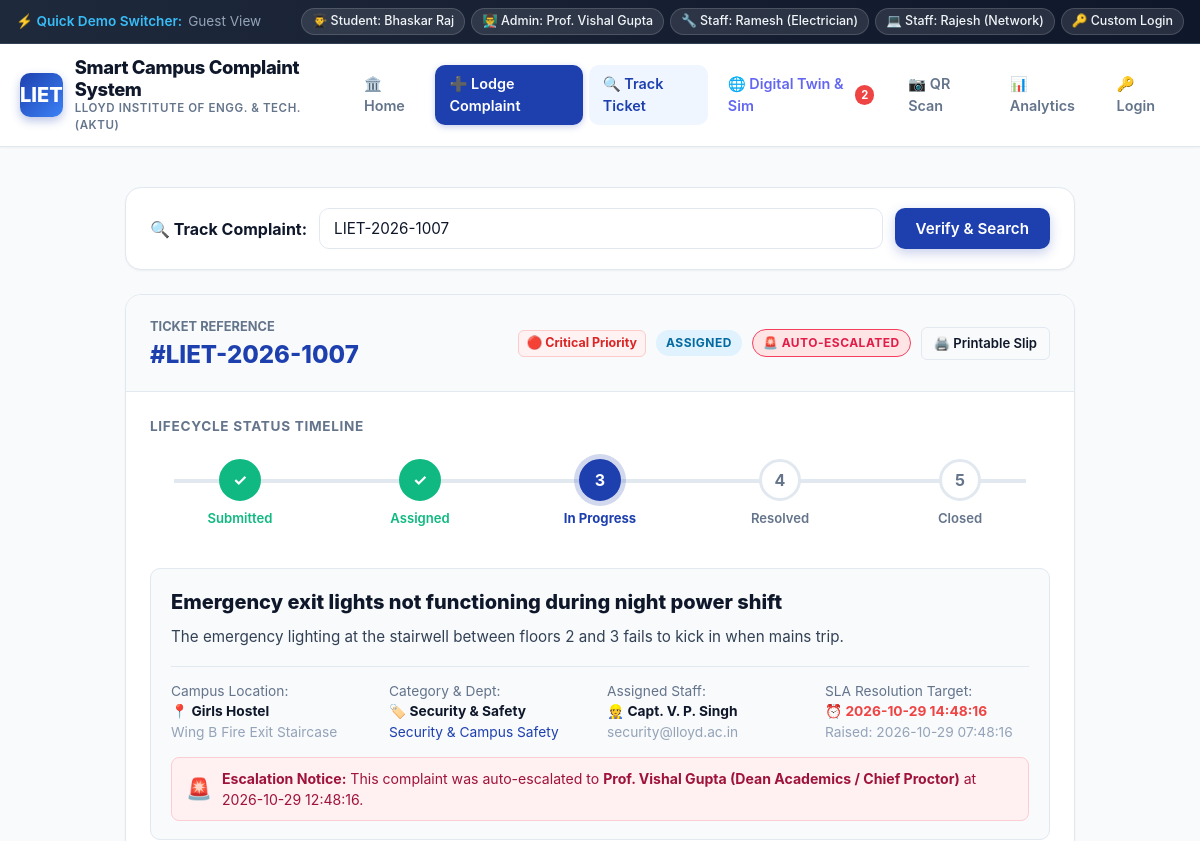
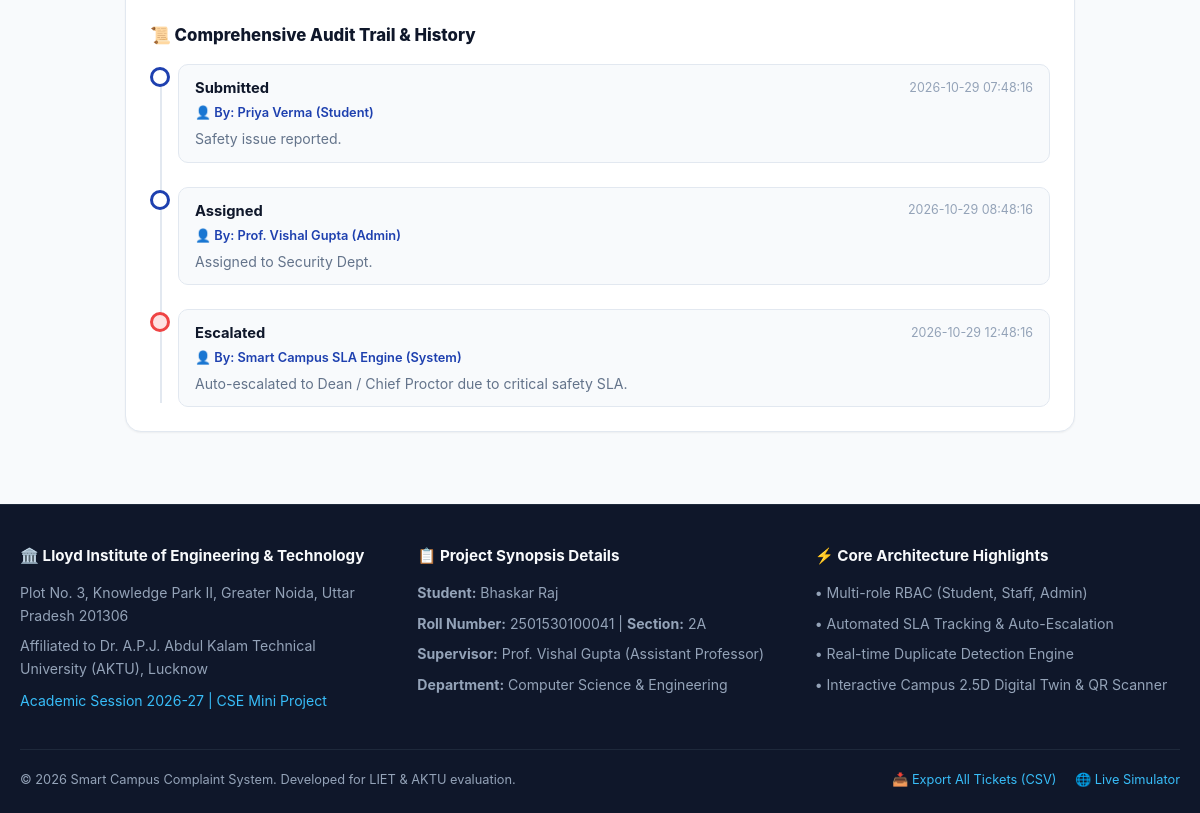
Page /track/LIET-2026-1007 on the earlier database version (2 pictures, top to bottom).
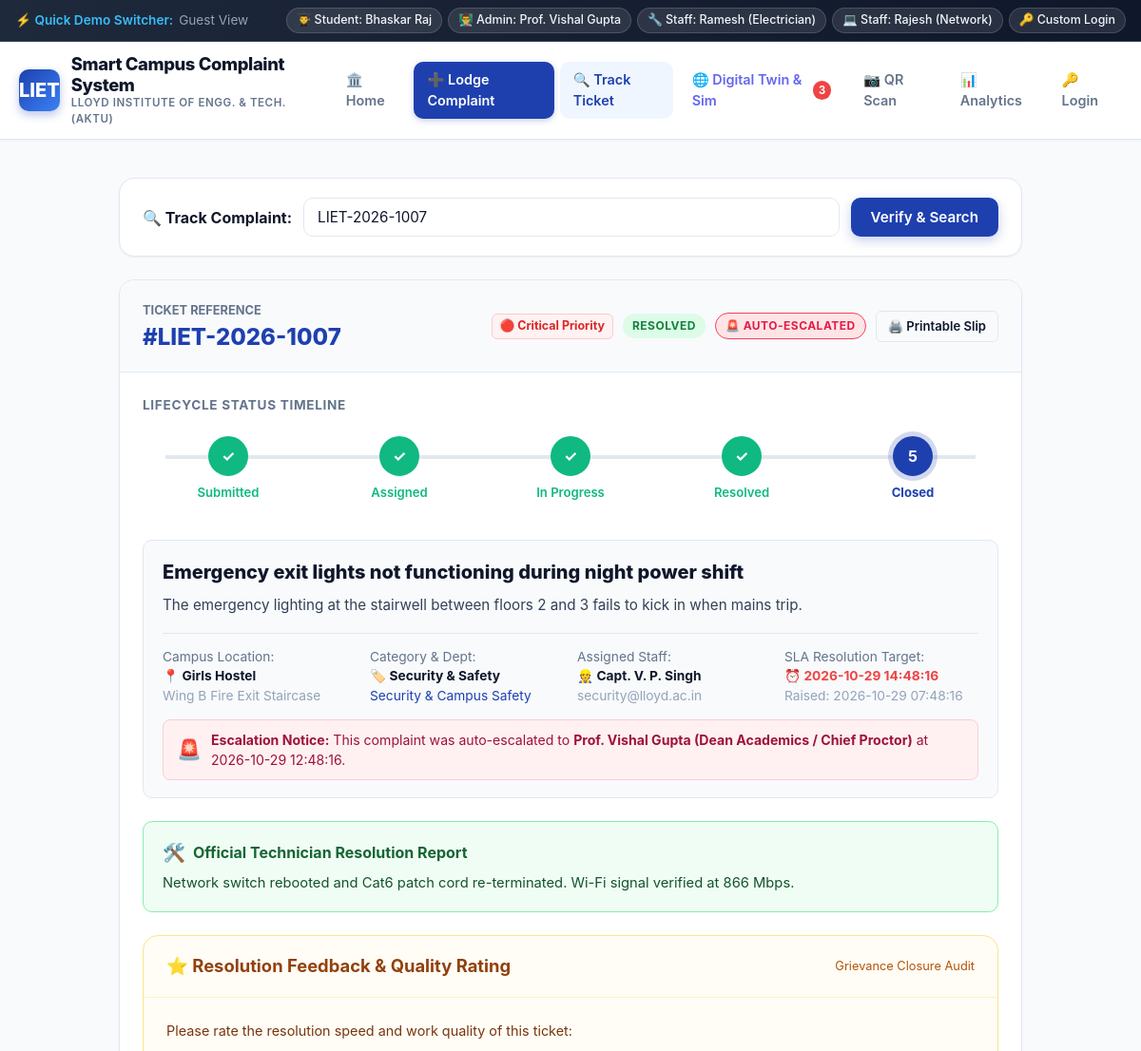
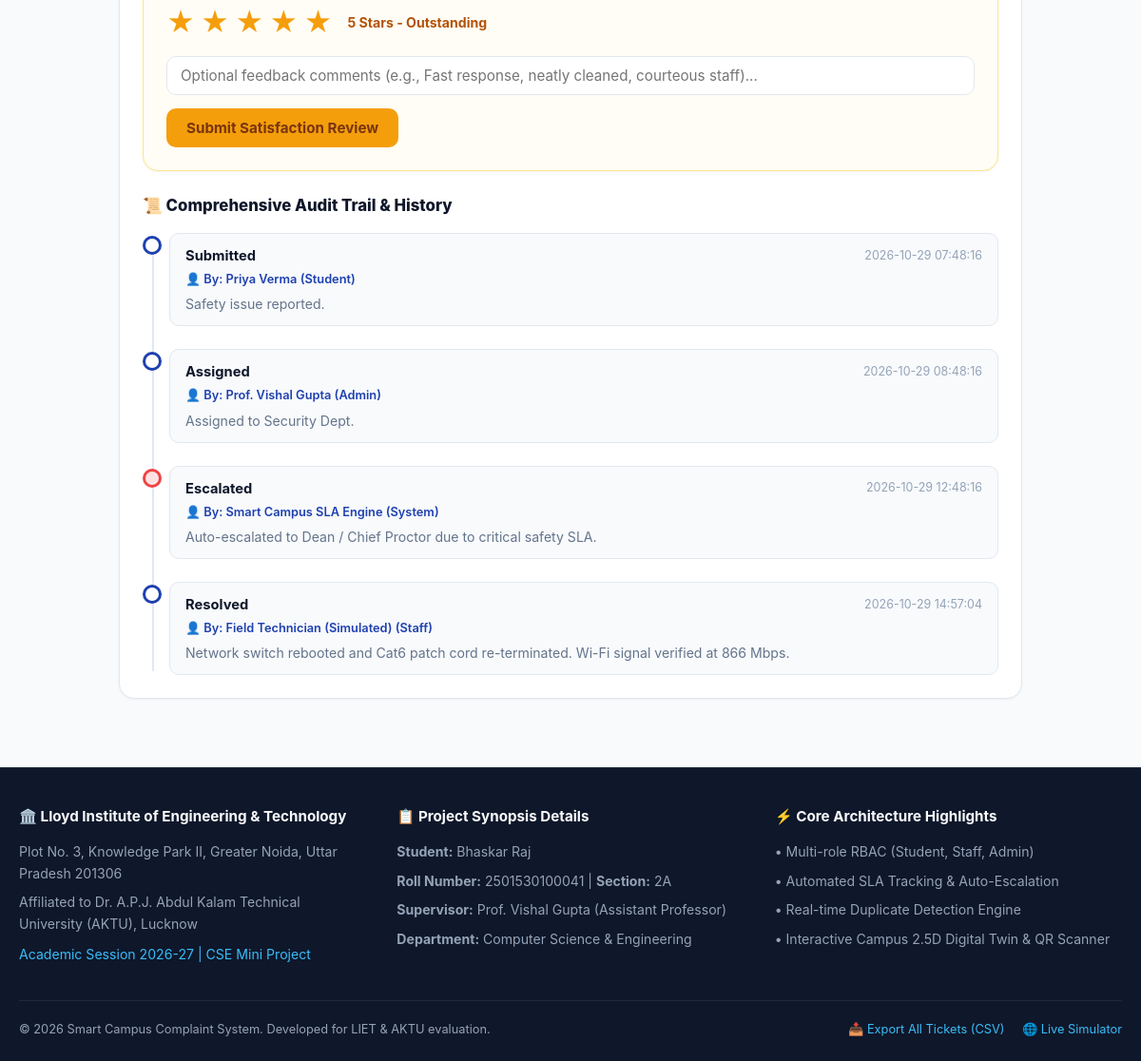
Same page on the later database version (2 pictures, top to bottom).
### tables this page shows
CREATE TABLE complaint_logs (
        id INTEGER PRIMARY KEY AUTOINCREMENT,
        ticket_id TEXT NOT NULL,
        action TEXT NOT NULL,
        performed_by TEXT NOT NULL,
        role TEXT NOT NULL,
        notes TEXT,
        created_at TEXT DEFAULT CURRENT_TIMESTAMP,
        FOREIGN KEY (ticket_id) REFERENCES complaints (ticket_id)
    );

CREATE TABLE complaints (
        ticket_id TEXT PRIMARY KEY,
        user_id INTEGER,
        user_name TEXT,
        user_email TEXT,
        user_roll TEXT,
        category TEXT NOT NULL,
        subcategory TEXT,
        building_block TEXT NOT NULL,
        room_location TEXT NOT NULL,
        title TEXT NOT NULL,
        description TEXT NOT NULL,
        priority TEXT NOT NULL DEFAULT 'Medium',
        status TEXT NOT NULL DEFAULT 'Submitted',
        assigned_dept_id INTEGER,
        assigned_staff_name TEXT,
        image_path TEXT,
        resolution_remarks TEXT,
        resolution_image TEXT,
        sla_deadline TEXT,
        is_escalated INTEGER DEFAULT 0,
        escalated_to TEXT,
        escalated_at TEXT,
        upvotes INTEGER DEFAULT 0,
        created_at TEXT,
        updated_at TEXT,
        FOREIGN KEY (user_id) REFERENCES users (id),
        FOREIGN KEY (assigned_dept_id) REFERENCES departments (id)
    );

### app.py (the view)
@app.route('/track/<ticket_id>')
def track_complaint(ticket_id):
    db = get_db()
    cursor = db.cursor()
    cursor.execute("""
    SELECT c.*, d.name as dept_name, d.head_name as dept_head, d.head_email as dept_email,
           f.rating as feedback_rating, f.comment as feedback_comment, f.created_at as feedback_time
    FROM complaints c
    LEFT JOIN departments d ON c.assigned_dept_id = d.id
    LEFT JOIN feedback f ON c.ticket_id = f.ticket_id
    WHERE c.ticket_id = ?
    """, (ticket_id,))
    ticket = cursor.fetchone()
    if not ticket:
        db.close()
        flash(f"No complaint found with ticket ID '{ticket_id}'. Please check the number and try again.", "warning")
        return render_template('track.html', ticket=None, search_id=ticket_id)
    cursor.execute("""
    SELECT * FROM complaint_logs
    WHERE ticket_id = ?
    ORDER BY created_at ASC
    """, (ticket_id,))
    logs = cursor.fetchall()
    db.close()
    return render_template('track.html', ticket=ticket, logs=logs)

### app.py (called while the page is built)
@app.before_request
def load_logged_in_user():
    user_id = session.get('user_id')
    if user_id is None:
        g.user = None
    else:
        db = get_db()
        cursor = db.cursor()
        cursor.execute("SELECT * FROM users WHERE id = ?", (user_id,))
        g.user = cursor.fetchone()
        db.close()

### database.py (called while the page is built)
def get_db():
    conn = sqlite3.connect(DB_PATH)
    conn.row_factory = sqlite3.Row
    conn.execute("PRAGMA foreign_keys = ON")
    return conn

### templates/track.html (shortened to what the changed rows need)
{% extends "base.html" %}
{% block content %}
<div style="max-width: 950px; margin: 0 auto;">
  <div class="card" style="margin-bottom: 24px;">
    <div class="card-body" style="padding: 20px 24px;">
      <form action="{{ url_for('track_index') }}" method="GET" style="display: flex; gap: 12px; align-items: center; flex-wrap: wrap;">
        <span style="font-weight: 700; color: var(--secondary); font-size: 1rem;">🔍 Track Complaint:</span>
        <input
          type="text"
          name="ticket_id"
          value="{{ ticket.ticket_id if ticket else search_id or '' }}"
          placeholder="Enter Ticket ID (e.g. LIET-2026-1001)..."
          class="form-control"
          style="flex: 1; min-width: 240px;"
          required
        >
        <button type="submit" class="btn btn-primary">
          Verify & Search
        </button>
      </form>
    </div>
  </div>
  {% if ticket %}
    <div class="card">
      <div class="card-header" style="background: #f8fafc; flex-wrap: wrap; gap: 10px;">
        <div>
          <span style="font-size: 0.8rem; font-weight: 700; color: var(--text-muted); text-transform: uppercase;">Ticket Reference</span>
          <h2 style="font-size: 1.5rem; font-weight: 800; color: var(--primary);">#{{ ticket.ticket_id }}</h2>
        </div>
        <div style="display: flex; align-items: center; gap: 10px; flex-wrap: wrap;">
          {% if ticket.priority == 'Critical' %}
            <span class="prio-pill prio-critical">🔴 Critical Priority</span>
          {% elif ticket.priority == 'High' %}
            <span class="prio-pill prio-high">🟠 High Priority</span>
          {% elif ticket.priority == 'Medium' %}
            <span class="prio-pill prio-medium">🔵 Medium Priority</span>
          {% else %}
            <span class="prio-pill prio-low">🟢 Low Priority</span>
          {% endif %}
          {% if ticket.status == 'Submitted' %}
            <span class="badge badge-submitted">Submitted</span>
          {% elif ticket.status == 'Assigned' %}
            <span class="badge badge-assigned">Assigned</span>
          {% elif ticket.status == 'In Progress' %}
            <span class="badge badge-in-progress">In Progress</span>
          {% elif ticket.status == 'Resolved' %}
            <span class="badge badge-resolved">Resolved</span>
          {% elif ticket.status == 'Closed' %}
            <span class="badge badge-closed">Closed</span>
          {% endif %}
          {% if ticket.is_escalated %}
            <span class="badge badge-escalated">🚨 Auto-Escalated</span>
          {% endif %}
          <a href="{{ url_for('print_slip', ticket_id=ticket.ticket_id) }}" target="_blank" class="btn btn-sm btn-outline">
            🖨️ Printable Slip
          </a>
        </div>
      </div>
      <div class="card-body">
        <div style="margin-bottom: 30px;">
          <h4 style="font-size: 0.85rem; font-weight: 700; color: var(--text-muted); text-transform: uppercase; margin-bottom: 12px; letter-spacing: 0.05em;">
            Lifecycle Status Timeline
          </h4>
          {% set s = ticket.status %}
          <div class="stepper-container" style="padding-top: 10px;">
            <ul class="stepper">
              <li class="step-item {% if s in ('Submitted', 'Assigned', 'In Progress', 'Resolved', 'Closed') %}completed{% endif %}">
                <div class="step-circle">✓</div>
                <div class="step-label">Submitted</div>
              </li>
              <li class="step-item {% if s in ('Assigned', 'In Progress', 'Resolved', 'Closed') %}completed{% elif s == 'Submitted' %}active{% endif %}">
                <div class="step-circle">{% if s in ('Assigned', 'In Progress', 'Resolved', 'Closed') %}✓{% else %}2{% endif %}</div>
                <div class="step-label">Assigned</div>
              </li>
              <li class="step-item {% if s in ('In Progress', 'Resolved', 'Closed') %}completed{% elif s == 'Assigned' %}active{% endif %}">
                <div class="step-circle">{% if s in ('In Progress', 'Resolved', 'Closed') %}✓{% else %}3{% endif %}</div>
                <div class="step-label">In Progress</div>
              </li>
              <li class="step-item {% if s in ('Resolved', 'Closed') %}completed{% elif s == 'In Progress' %}active{% endif %}">
                <div class="step-circle">{% if s in ('Resolved', 'Closed') %}✓{% else %}4{% endif %}</div>
                <div class="step-label">Resolved</div>
              </li>
              <li class="step-item {% if s == 'Closed' %}completed{% elif s == 'Resolved' %}active{% endif %}">
                <div class="step-circle">{% if s == 'Closed' %}✓{% else %}5{% endif %}</div>
                <div class="step-label">Closed</div>
              </li>
            </ul>
          </div>
        </div>
        <div style="background: #f8fafc; border: 1px solid var(--border); border-radius: var(--radius-md); padding: 18px 20px; margin-bottom: 24px;">
          <h3 style="font-size: 1.25rem; font-weight: 800; color: var(--secondary); margin-bottom: 8px;">
            {{ ticket.title }}
          </h3>
          <p style="color: #334155; font-size: 0.95rem; line-height: 1.6; margin-bottom: 16px;">
            {{ ticket.description }}
          </p>
          <div style="display: grid; grid-template-columns: repeat(auto-fit, minmax(200px, 1fr)); gap: 14px; font-size: 0.86rem; border-top: 1px solid var(--border); padding-top: 14px;">
            <div>
              <span style="color: var(--text-muted); display: block;">Campus Location:</span>
              <b style="color: var(--secondary);">📍 {{ ticket.building_block }}</b>
              <div style="color: var(--text-subtle);">{{ ticket.room_location }}</div>
            </div>
            <div>
              <span style="color: var(--text-muted); display: block;">Category & Dept:</span>
              <b style="color: var(--secondary);">🏷️ {{ ticket.category }}</b>
              <div style="color: var(--primary);">{{ ticket.dept_name or 'Auto-assigning...' }}</div>
            </div>
            <div>
              <span style="color: var(--text-muted); display: block;">Assigned Staff:</span>
              <b style="color: var(--secondary);">👷 {{ ticket.assigned_staff_name or 'Pending Dispatch' }}</b>
              <div style="color: var(--text-subtle);">{{ ticket.dept_email or 'Helpdesk' }}</div>
            </div>
            <div>
              <span style="color: var(--text-muted); display: block;">SLA Resolution Target:</span>
              <b style="color: var(--danger);">⏰ {{ ticket.sla_deadline or 'Within 24 Hours' }}</b>
              <div style="color: var(--text-subtle);">Raised: {{ ticket.created_at }}</div>
            </div>
          </div>
          {% if ticket.is_escalated %}
            <div style="background: #fff1f2; border: 1px solid #fecdd3; border-radius: 8px; padding: 10px 14px; margin-top: 14px; display: flex; align-items: center; gap: 10px;">
              <span style="font-size: 1.3rem;">🚨</span>
              <div style="font-size: 0.88rem; color: #9f1239;">
                <b>Escalation Notice:</b> This complaint was auto-escalated to <b>{{ ticket.escalated_to }}</b> at {{ ticket.escalated_at }}.
              </div>
            </div>
          {% endif %}
        </div>
        {% if ticket.resolution_remarks %}
          <div style="background: #f0fdf4; border: 1px solid #86efac; border-radius: var(--radius-md); padding: 18px 20px; margin-bottom: 24px;">
            <div style="display: flex; align-items: center; gap: 8px; margin-bottom: 6px;">
              <span style="font-size: 1.2rem;">🛠️</span>
              <h4 style="font-size: 1rem; font-weight: 700; color: #166534;">Official Technician Resolution Report</h4>
            </div>
            <p style="color: #14532d; font-size: 0.92rem; line-height: 1.6;">
              {{ ticket.resolution_remarks }}
            </p>
          </div>
        {% endif %}
        {% if ticket.status in ('Resolved', 'Closed') %}
          <div class="card" style="border-color: #fde68a; background: #fffdf5; margin-bottom: 24px;">
            <div class="card-header" style="background: transparent; border-color: #fef3c7;">
              <h3 style="color: #92400e;">⭐ Resolution Feedback & Quality Rating</h3>
              <span style="font-size: 0.8rem; color: #b45309;">Grievance Closure Audit</span>
            </div>
            <div class="card-body">
              {% if ticket.feedback_rating %}
                <div style="display: flex; align-items: center; gap: 14px;">
                  <div style="font-size: 1.8rem; color: #f59e0b;">
                    {% for i in range(ticket.feedback_rating) %}★{% endfor %}
                    {% for i in range(5 - ticket.feedback_rating) %}☆{% endfor %}
                  </div>
                  <div>
                    <b style="color: var(--secondary);">Rating: {{ ticket.feedback_rating }} / 5 Stars</b>
                    <p style="color: #64748b; font-size: 0.9rem; margin-top: 2px;">"{{ ticket.feedback_comment }}"</p>
                  </div>
                </div>
              {% else %}
                <form action="{{ url_for('submit_feedback') }}" method="POST">
                  <p style="font-size: 0.9rem; color: #78350f; margin-bottom: 12px;">
                    Please rate the resolution speed and work quality of this ticket:
                  </p>
                  <div style="display: flex; align-items: center; gap: 16px; margin-bottom: 14px;">
                    <div id="star-picker" class="star-rating">
                      <span class="star" data-value="1">★</span>
                      <span class="star" data-value="2">★</span>
                      <span class="star" data-value="3">★</span>
                      <span class="star" data-value="4">★</span>
                      <span class="star filled" data-value="5">★</span>
                    </div>
                    <span id="rating-text" style="font-size: 0.88rem; font-weight: 700; color: #b45309;">5 Stars - Outstanding</span>
                  </div>
                  <div class="form-group" style="margin-bottom: 14px;">
                    <input
                      type="text"
                      name="comment"
                      class="form-control"
                      placeholder="Optional feedback comments (e.g., Fast response, neatly cleaned, courteous staff)..."
                      style="background: white;"
                    >
                  </div>
                  <button type="submit" class="btn btn-warning" style="font-weight: 700;">
                    Submit Satisfaction Review
                  </button>
                </form>
              {% endif %}
            </div>
          </div>
        {% endif %}
        <h4 style="font-size: 1.05rem; font-weight: 800; color: var(--secondary); margin-bottom: 16px; display: flex; align-items: center; gap: 8px;">
          <span>📜 Comprehensive Audit Trail & History</span>
        </h4>
        <ul class="timeline">
          {% for log in logs %}
            <li class="timeline-item {% if log.action == 'Escalated' or log.action == 'Auto-Escalated' %}escalated{% endif %}">
              <div class="timeline-dot"></div>
              <div class="timeline-content">
                <div class="timeline-header">
                  <span class="timeline-title">{{ log.action }}</span>
                  <span class="timeline-time">{{ log.created_at }}</span>
                </div>
                <div class="timeline-actor">
                  👤 By: {{ log.performed_by }} ({{ log.role }})
                </div>
                {% if log.notes %}
                  <div class="timeline-notes">
                    {{ log.notes }}
                  </div>
                {% endif %}
              </div>
            </li>
          {% endfor %}
        </ul>
      </div>
    </div>
  {% endif %}
</div>
{% endblock %}

Differences in the rows shown:
changed complaints "Emergency exit lights not functioning during night power shift": status "Assigned" → "Resolved" (drawn); resolution_remarks (not shown) → "Network switch rebooted and Cat6 patch cord re-terminated. Wi-Fi signal verified at 866 Mbps."
added complaint_logs: action "Resolved", created_at "2026-10-29 14:57:04", performed_by "Field Technician (Simulated)", role "Staff", notes "Network switch rebooted and Cat6 patch cord re-terminated. Wi-Fi signal verified at 866 Mbps."
Other differences:
{{ global_escalated_count }}: "2" → "3"
text no longer shown: "ASSIGNED 3 4"
text now shown: "RESOLVED ✓ ✓ 🛠️ Official Technician Resolution Report ⭐ Resolution Feedback & Quality Rating Grievance Closure Audit Please rate the resolution speed and work quality of this ticket: ★ ★ ★ ★ ★ 5 Stars - Outstanding Submit Satisfaction Review"
